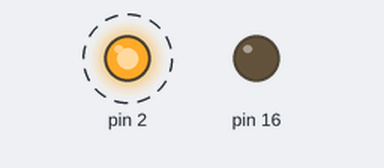
This sketch was run on a simulated Arduino Uno, built for the host (arithmetic inside an expression is 32-bit, double 64-bit). Shown: output pins drawn as LEDs (lit = HIGH). Dashed ring = blinking. No radio packets arrive unless stated; what the sketch prints to the serial monitor is not drawn.

Above: at 2.0 s.
Timing chart, 0 to 6.3 s (numbered marks = the images above):
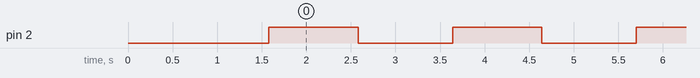

Measured:
- by itself, pin 2: alternates HIGH for 1.0 s and LOW for 1.1 s

The sketch:

t-beam_sender.ino
```cpp
#include <SPI.h>
#include <LoRa.h>
#include <Wire.h>

#define SCK     5    // GPIO5  -- SX1278's SCK
#define MISO    19   // GPIO19 -- SX1278's MISnO
#define MOSI    27   // GPIO27 -- SX1278's MOSI
#define SS      18   // GPIO18 -- SX1278's CS
#define RST     14   // GPIO14 -- SX1278's RESET
#define DI0     26   // GPIO26 -- SX1278's IRQ(Interrupt Request)
#define BAND  868E6

unsigned int counter = 0;

String rssi = "RSSI --";
String packSize = "--";
String packet ;


void setup() {
  pinMode(16,OUTPUT);
  pinMode(2,OUTPUT);

  Serial.begin(115200);
  while (!Serial);
  Serial.println();
  Serial.println("LoRa Sender Test");

  SPI.begin(SCK,MISO,MOSI,SS);
  LoRa.setPins(SS,RST,DI0);
  if (!LoRa.begin(868E6)) {
    Serial.println("Starting LoRa failed!");
    while (1);
  }
  //LoRa.onReceive(cbk);
//  LoRa.receive();
  Serial.println("init ok");

  delay(1500);
}

void loop() {
  Serial.println(String(counter));

  // send packet
  LoRa.beginPacket();
  LoRa.setSpreadingFactor(8);
  LoRa.print("hello ");
  LoRa.print(counter);
  LoRa.endPacket();

  counter++;
  digitalWrite(2, HIGH);   // turn the LED on (HIGH is the voltage level)
  delay(1000);                       // wait for a second
  digitalWrite(2, LOW);    // turn the LED off by making the voltage LOW
  delay(1000);                       // wait for a second
}
```
